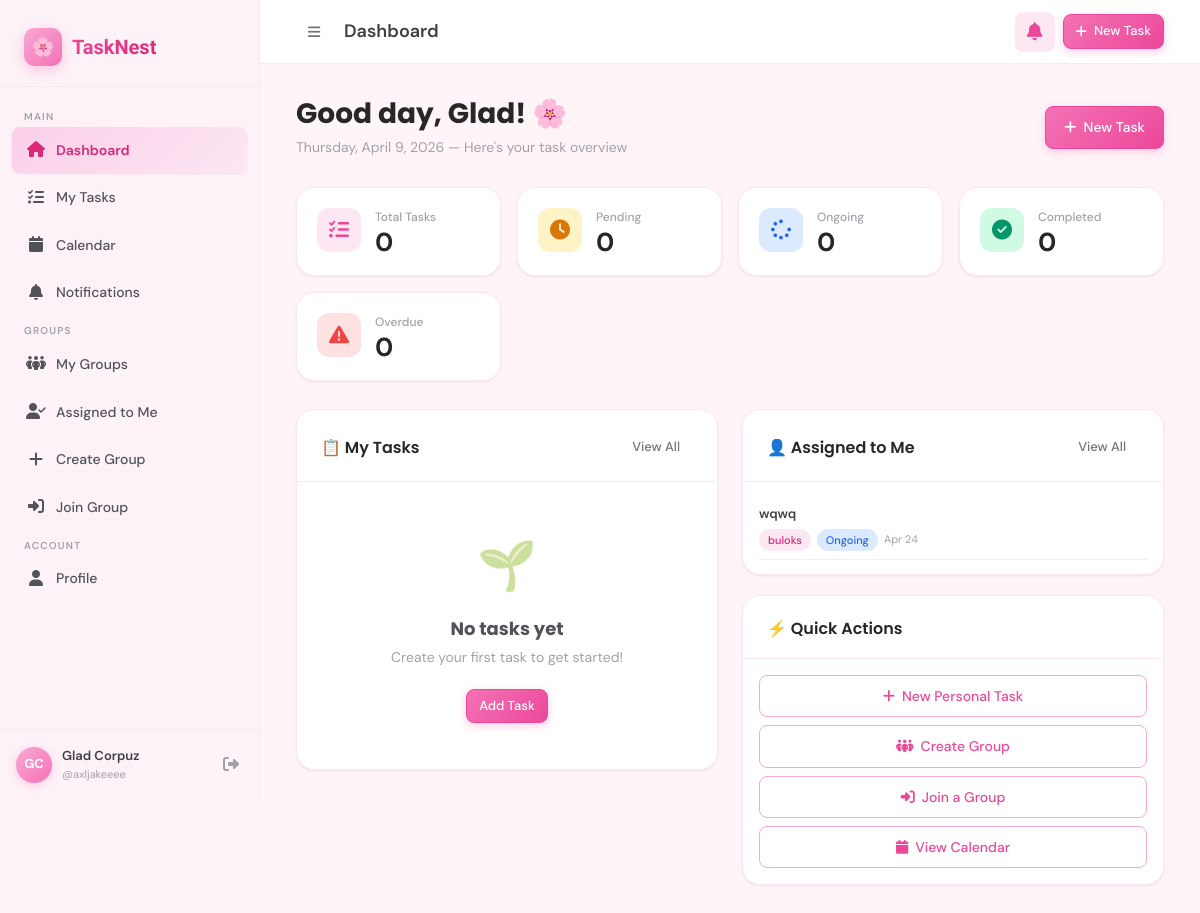
The app's page /dashboard/ (signed in) with its own data.
### accounts/models.py (models this page shows, shortened)
class Profile(models.Model):
    user = models.OneToOneField(User, on_delete=models.CASCADE, related_name='profile')
    avatar_color = models.CharField(max_length=20, default='#f9a8d4')
    bio = models.TextField(blank=True)
    created_at = models.DateTimeField(auto_now_add=True)
    def get_initials(self):
        name = self.user.get_full_name()
        if name:
            parts = name.split()
            return ''.join([p[0].upper() for p in parts[:2]])
        return self.user.username[:2].upper()

### groups_app/models.py (models this page shows, shortened)
class GroupTask(models.Model):
    PRIORITY_CHOICES = [('low', 'Low'), ('medium', 'Medium'), ('high', 'High')]
    CATEGORY_CHOICES = [
        ('school', 'School'), ('work', 'Work'),
        ('personal', 'Personal'), ('urgent', 'Urgent'),
    ]
    STATUS_CHOICES = [
        ('pending', 'Pending'), ('ongoing', 'Ongoing'), ('completed', 'Completed'),
    ]
    group = models.ForeignKey(Group, on_delete=models.CASCADE, related_name='tasks')
    created_by = models.ForeignKey(User, on_delete=models.CASCADE, related_name='created_group_tasks')
    assigned_to = models.ForeignKey(
        User, on_delete=models.SET_NULL, null=True, blank=True, related_name='assigned_group_tasks'
    )
    title = models.CharField(max_length=200)
    description = models.TextField(blank=True)
    due_date = models.DateField()
    priority = models.CharField(max_length=10, choices=PRIORITY_CHOICES, default='medium')
    category = models.CharField(max_length=20, choices=CATEGORY_CHOICES, default='work')
    status = models.CharField(max_length=20, choices=STATUS_CHOICES, default='pending')
    created_at = models.DateTimeField(auto_now_add=True)
    updated_at = models.DateTimeField(auto_now=True)
    class Meta:
        ordering = ['due_date', '-priority']

class Group(models.Model):
    name = models.CharField(max_length=100)
    description = models.TextField(blank=True)
    created_by = models.ForeignKey(User, on_delete=models.CASCADE, related_name='created_groups')
    invite_code = models.CharField(max_length=12, unique=True, editable=False)
    created_at = models.DateTimeField(auto_now_add=True)
    cover_color = models.CharField(max_length=20, default='#fda4af')
    class Meta:
        ordering = ['-created_at']

### tasks/views.py (the view)
# urls.py: path('', lambda request: redirect('dashboard') if request.user.is_authenticated else redirect('login'), name='home'),
@login_required
def dashboard(request):
    tasks = Task.objects.filter(user=request.user)
    today = timezone.now().date()
    total = tasks.count()
    pending = tasks.filter(status='pending').count()
    ongoing = tasks.filter(status='ongoing').count()
    completed = tasks.filter(status='completed').count()
    overdue = tasks.filter(due_date__lt=today, status__in=['pending', 'ongoing']).count()
    recent_tasks = tasks.exclude(status='completed').order_by('due_date')[:5]
    upcoming = tasks.filter(
        due_date__gte=today,
        due_date__lte=today + timezone.timedelta(days=7),
        status__in=['pending', 'ongoing']
    ).order_by('due_date')
    _generate_notifications(request.user)
    assigned_group_tasks = GroupTask.objects.filter(
        assigned_to=request.user
    ).select_related('group').exclude(status='completed')[:5]
    context = {
        'total': total,
        'pending': pending,
        'ongoing': ongoing,
        'completed': completed,
        'overdue': overdue,
        'recent_tasks': recent_tasks,
        'upcoming': upcoming,
        'assigned_group_tasks': assigned_group_tasks,
        'today': today,
    }
    return render(request, 'tasks/dashboard.html', context)

### tasks/context_processors.py (called while the page is built)
def notifications_processor(request):
    if request.user.is_authenticated:
        unread_count = Notification.objects.filter(user=request.user, is_read=False).count()
        recent_notifications = Notification.objects.filter(user=request.user)[:5]
        today = timezone.now().date()
        upcoming = Task.objects.filter(
            user=request.user,
            due_date__gte=today,
            due_date__lte=today + timezone.timedelta(days=3),
            status__in=['pending', 'ongoing']
        ).order_by('due_date')[:3]
        return {
            'unread_notif_count': unread_count,
            'recent_notifications': recent_notifications,
            'upcoming_tasks': upcoming,
        }
    return {}

### tasks/views.py (called while the page is built, shortened)
def _generate_notifications(user):
    today = timezone.now().date()
    tomorrow = today + timezone.timedelta(days=1)
    tasks = Task.objects.filter(user=user, status__in=['pending', 'ongoing'])

### templates/tasks/dashboard.html (shortened to what this page needs)
{% extends 'base.html' %}
{% block topbar_title %}Dashboard{% endblock %}
{% block content %}
<div class="page-header">
  <div class="page-header-left">
    <h1 class="page-title">Good day, {{ request.user.first_name|default:request.user.username }}! 🌸</h1>
    <p class="page-subtitle">{{ today|date:"l, F j, Y" }} — Here's your task overview</p>
  </div>
  <a href="{% url 'task_create' %}" class="btn btn-primary">
    <i class="fa-solid fa-plus"></i> New Task
  </a>
</div>
<div class="stat-grid">
  <div class="stat-card">
    <div class="stat-icon si-pink"><i class="fa-solid fa-list-check" style="color:var(--pink-500);"></i></div>
    <div class="stat-info">
      <div class="stat-label">Total Tasks</div>
      <div class="stat-value">{{ total }}</div>
    </div>
  </div>
  <div class="stat-card">
    <div class="stat-icon si-yellow"><i class="fa-solid fa-clock" style="color:#d97706;"></i></div>
    <div class="stat-info">
      <div class="stat-label">Pending</div>
      <div class="stat-value">{{ pending }}</div>
    </div>
  </div>
  <div class="stat-card">
    <div class="stat-icon si-blue"><i class="fa-solid fa-spinner" style="color:#2563eb;"></i></div>
    <div class="stat-info">
      <div class="stat-label">Ongoing</div>
      <div class="stat-value">{{ ongoing }}</div>
    </div>
  </div>
  <div class="stat-card">
    <div class="stat-icon si-green"><i class="fa-solid fa-circle-check" style="color:#059669;"></i></div>
    <div class="stat-info">
      <div class="stat-label">Completed</div>
      <div class="stat-value">{{ completed }}</div>
    </div>
  </div>
  <div class="stat-card">
    <div class="stat-icon si-red"><i class="fa-solid fa-triangle-exclamation" style="color:#ef4444;"></i></div>
    <div class="stat-info">
      <div class="stat-label">Overdue</div>
      <div class="stat-value">{{ overdue }}</div>
    </div>
  </div>
</div>
<div class="grid-2" style="gap:24px;">
  <div>
    <div class="card">
      <div class="card-header">
        <span class="card-title">📋 My Tasks</span>
        <a href="{% url 'task_list' %}" class="btn btn-ghost btn-sm">View All</a>
      </div>
      <div class="card-body" style="padding:16px;">
        {% if recent_tasks %}
          {% for task in recent_tasks %}
          <div class="task-item {% if task.status == 'completed' %}completed-task{% endif %}">
            <div class="task-check {% if task.status == 'completed' %}checked{% endif %}"
                 onclick="toggleTask({{ task.pk }}, this)" style="cursor:pointer;">
              <span class="task-check-icon">✓</span>
            </div>
            <div class="task-content">
              <div class="task-title">{{ task.title }}</div>
              <div class="task-meta">
                <span class="badge badge-{{ task.priority }}">{{ task.get_priority_display }}</span>
                <span class="badge badge-{{ task.category }}">{{ task.get_category_display }}</span>
                <span class="task-date {% if task.is_overdue %}overdue{% elif task.is_due_soon %}due-soon{% endif %}">
                  <i class="fa-regular fa-calendar"></i>
                  {{ task.due_date|date:"M j" }}
                  {% if task.is_overdue %} · Overdue!{% elif task.is_due_soon %} · Due soon!{% endif %}
                </span>
              </div>
            </div>
            <div class="task-actions">
              <a href="{% url 'task_edit' task.pk %}" class="btn btn-ghost btn-icon btn-sm" title="Edit">
                <i class="fa-solid fa-pen"></i>
              </a>
            </div>
          </div>
          {% endfor %}
        {% else %}
        <div class="empty-state" style="padding:30px 20px;">
          <div class="empty-state-icon">🌱</div>
          <h3>No tasks yet</h3>
          <p>Create your first task to get started!</p>
          <a href="{% url 'task_create' %}" class="btn btn-primary btn-sm">Add Task</a>
        </div>
        {% endif %}
      </div>
    </div>
  </div>
  <div style="display:flex;flex-direction:column;gap:20px;">
    {% if assigned_group_tasks %}
    <div class="card">
      <div class="card-header">
        <span class="card-title">👤 Assigned to Me</span>
        <a href="{% url 'assigned_tasks' %}" class="btn btn-ghost btn-sm">View All</a>
      </div>
      <div class="card-body" style="padding:14px 16px;">
        {% for task in assigned_group_tasks %}
        <div style="padding:8px 0;border-bottom:1px solid var(--border);">
          <div style="font-size:13px;font-weight:600;color:var(--gray-700);">{{ task.title }}</div>
          <div style="display:flex;gap:6px;margin-top:4px;align-items:center;">
            <span class="badge badge-pink" style="font-size:11px;">{{ task.group.name }}</span>
            <span class="badge badge-{{ task.status }}" style="font-size:11px;">{{ task.get_status_display }}</span>
            <span style="font-size:11px;color:var(--text-muted);">{{ task.due_date|date:"M j" }}</span>
          </div>
        </div>
        {% endfor %}
      </div>
    </div>
    {% endif %}
    <div class="card">
      <div class="card-header"><span class="card-title">⚡ Quick Actions</span></div>
      <div class="card-body" style="padding:16px;display:flex;flex-direction:column;gap:8px;">
        <a href="{% url 'task_create' %}" class="btn btn-outline w-full"><i class="fa-solid fa-plus"></i> New Personal Task</a>
        <a href="{% url 'group_create' %}" class="btn btn-outline w-full"><i class="fa-solid fa-people-group"></i> Create Group</a>
        <a href="{% url 'group_join' %}" class="btn btn-outline w-full"><i class="fa-solid fa-right-to-bracket"></i> Join a Group</a>
        <a href="{% url 'calendar' %}" class="btn btn-outline w-full"><i class="fa-solid fa-calendar"></i> View Calendar</a>
      </div>
    </div>
  </div>
</div>
{% endblock %}

### templates/base.html (shortened to what this page needs)
<!DOCTYPE html>
<html lang="en">
<head>
  {% load static %}
  <link rel="stylesheet" href="{% static 'css/main.css' %}">
  <link rel="stylesheet" href="https://cdnjs.cloudflare.com/ajax/libs/font-awesome/6.5.0/css/all.min.css">
</head>
<body>
<div class="app-wrapper">
  <aside class="sidebar" id="sidebar">
    <div class="sidebar-logo">
      <div class="logo-mark">
        <div class="logo-icon">🌸</div>
        <span class="logo-text">TaskNest</span>
      </div>
    </div>
    <nav class="sidebar-nav">
      <span class="nav-section-label">Main</span>
      <a href="{% url 'dashboard' %}" class="nav-item {% if request.resolver_match.url_name == 'dashboard' %}active{% endif %}">
        <span class="nav-icon"><i class="fa-solid fa-house"></i></span>
        Dashboard
      </a>
      <a href="{% url 'task_list' %}" class="nav-item {% if request.resolver_match.url_name == 'task_list' %}active{% endif %}">
        <span class="nav-icon"><i class="fa-solid fa-list-check"></i></span>
        My Tasks
      </a>
      <a href="{% url 'calendar' %}" class="nav-item {% if request.resolver_match.url_name == 'calendar' %}active{% endif %}">
        <span class="nav-icon"><i class="fa-solid fa-calendar"></i></span>
        Calendar
      </a>
      <a href="{% url 'notifications' %}" class="nav-item {% if request.resolver_match.url_name == 'notifications' %}active{% endif %}">
        <span class="nav-icon"><i class="fa-solid fa-bell"></i></span>
        Notifications
      </a>
      <span class="nav-section-label">Groups</span>
      <a href="{% url 'group_list' %}" class="nav-item {% if 'group' in request.resolver_match.url_name and request.resolver_match.url_name != 'assigned_tasks' %}active{% endif %}">
        <span class="nav-icon"><i class="fa-solid fa-people-group"></i></span>
        My Groups
      </a>
      <a href="{% url 'assigned_tasks' %}" class="nav-item {% if request.resolver_match.url_name == 'assigned_tasks' %}active{% endif %}">
        <span class="nav-icon"><i class="fa-solid fa-user-check"></i></span>
        Assigned to Me
      </a>
      <a href="{% url 'group_create' %}" class="nav-item {% if request.resolver_match.url_name == 'group_create' %}active{% endif %}">
        <span class="nav-icon"><i class="fa-solid fa-plus"></i></span>
        Create Group
      </a>
      <a href="{% url 'group_join' %}" class="nav-item {% if request.resolver_match.url_name == 'group_join' %}active{% endif %}">
        <span class="nav-icon"><i class="fa-solid fa-right-to-bracket"></i></span>
        Join Group
      </a>
      <span class="nav-section-label">Account</span>
      <a href="{% url 'profile' %}" class="nav-item {% if request.resolver_match.url_name == 'profile' %}active{% endif %}">
        <span class="nav-icon"><i class="fa-solid fa-user"></i></span>
        Profile
      </a>
    </nav>
    <div class="sidebar-user">
      <div class="user-avatar">
        {% if request.user.profile %}{{ request.user.profile.get_initials }}{% else %}{{ request.user.username|slice:":2"|upper }}{% endif %}
      </div>
      <div class="user-info">
        <div class="user-name">{{ request.user.get_full_name|default:request.user.username }}</div>
        <div class="user-role">@{{ request.user.username }}</div>
      </div>
      <a href="{% url 'logout' %}" class="sidebar-logout" title="Logout">
        <i class="fa-solid fa-right-from-bracket"></i>
      </a>
    </div>
  </aside>
  <div class="main-content">
    <header class="topbar">
      <div class="flex items-center gap-3">
        <button class="btn btn-ghost btn-icon d-lg-none" id="sidebarToggle">
          <i class="fa-solid fa-bars"></i>
        </button>
        <span class="topbar-title">{% block topbar_title %}TaskNest{% endblock %}</span>
      </div>
      <div class="topbar-actions">
        <a href="{% url 'notifications' %}" class="notif-btn">
          <i class="fa-solid fa-bell"></i>
        </a>
        <a href="{% url 'task_create' %}" class="btn btn-primary btn-sm">
          <i class="fa-solid fa-plus"></i> New Task
        </a>
      </div>
    </header>
    <div class="page-body">
      {% block content %}{% endblock %}
    </div>
  </div>
</div>
</body>
</html>

### records on screen
GroupTask: title "wqwq", group.name "buloks", status "Ongoing", due_date "Apr 24"

### other values on screen
{{ request.user.profile.get_initials }} "GC"
{{ request.user.get_full_name|default:request.user.username }} "Glad Corpuz"
{{ request.user.username }} "axljakeeee"
{{ request.user.first_name|default:request.user.username }} "Glad"
{{ total }} "0"
{{ pending }} "0"
{{ ongoing }} "0"
{{ completed }} "0"
{{ overdue }} "0"
